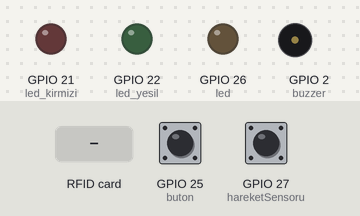
Recording of a sketch running on a simulated ESP32. On the bench: output pins drawn as LEDs (lit = HIGH), buzzer (waves = sounding, pin HIGH). The test bench sets the inputs (shaded band); at power-on: GPIO 25 (buton) LOW, GPIO 27 (hareketSensoru) HIGH. WiFi joins after 1.5 s; servers stay silent unless stated; the local clock reads 2024-03-15 10:24:30 at power-on unless the sketch sets it; what the sketch prints to the serial monitor is not drawn.

Above: at 3.0 s.
3.1 s: RFID card B4 83 DA 1D held to the reader
At 3.21 s:
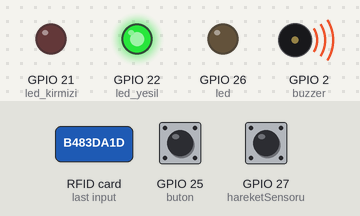
At 4.2 s:
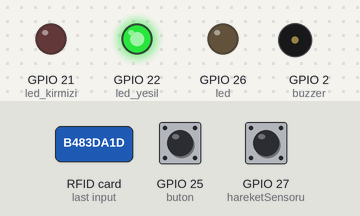
6.1 s: RFID card 5E 7A 19 C4 held to the reader
At 7.1 s:
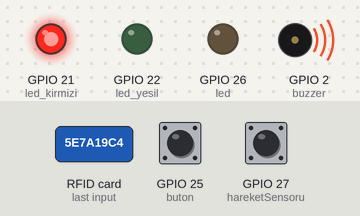
8.9 s: GPIO 25 (buton) pulled HIGH for 0.15 s
10.8 s: GPIO 27 (hareketSensoru) pulsed LOW 2 times (0.12 s each, 0.3 s apart)
Timing chart, 0 to 20.8 s (numbered marks = the images above; inputs shaded):
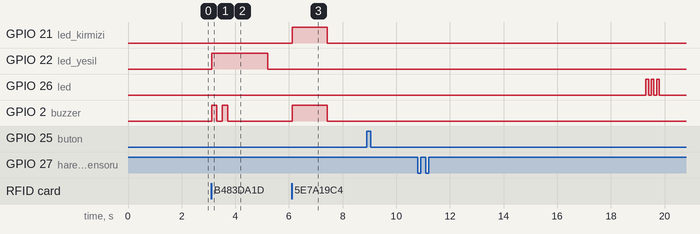

The sketch:

Smart_Security_System.ino
```cpp
/*******************************************************************
    A telegram bot that sends you a message when ESP
    starts up

    The button must be pressed to set the alarm.
    It will be in sleep mode unless the button is pressed.
    When we read the defined rfid card, the system puts
    itself into sleep mode. It starts again when the undefined
    rfid card is read.

    Written by Emre Erkani
    Date: 22.03.2023
    Revison Date: 01.04.2023
    Version: V1.0
    Revision 2 Date: 25.04.2023
    Version: V1.1
    LinkedIn : https://www.linkedin.com/in/emreerkani/
 *******************************************************************/

#include <WiFi.h>                         //wifi kütüphanesini ekliyoruz.
#include <WiFiClientSecure.h>
#include <UniversalTelegramBot.h>         // telegram bot kütüphanesini ekliyoruz.
#include <ArduinoJson.h>

#include<SPI.h>                          // rfid için spı kütüphanesini ekliyoruz.
#include<MFRC522.h>                      // rfid kütüphanesini ekliyoruz.

#define RST_PIN         4               // rfid reset pin
#define SS_PIN          5               // rfid data pin

MFRC522 mfrc522(SS_PIN, RST_PIN);


#define WIFI_SSID "xxxxx"      // wifi adı
#define WIFI_PASSWORD "xxxxx"      // wifi şifresi


#define BOT_TOKEN "xxxxx"      // telegram http ıp kodu


#define CHAT_ID "xxxxx"            // telegram ıd

WiFiClientSecure secured_client;
UniversalTelegramBot bot(BOT_TOKEN, secured_client);

const int hareketSensoru = 27;
bool hareketAlgilandi = false;
int hareketvar=0;
const int buton = 25;
int sayac = 0;
const int led = 26;

const int led_yesil = 22 ;
const int led_kirmizi = 21 ;

const int buzzer = 2;

// pır sensörü hareket algılaması için yapılan kesme fonksiyonu
void IRAM_ATTR ISR() {
  Serial.println("HAREKET ALGILANDI!!!");
  hareketAlgilandi = true;
  hareketvar=1;
}

void setup() {
  Serial.begin(115200);
  Serial.println();

  pinMode(hareketSensoru, INPUT_PULLUP);
  attachInterrupt(digitalPinToInterrupt(hareketSensoru), ISR, RISING);

  SPI.begin();                  // SPI haberleşmesi başlatılıyor.
  mfrc522.PCD_Init();           // kartı çalıştırılıyor.

  pinMode(led_yesil, OUTPUT);
  pinMode(led_kirmizi, OUTPUT);

  pinMode(buton, INPUT);
  pinMode(led,OUTPUT);

  pinMode(buzzer,OUTPUT);

 //wifi bağlantı aşamaları
  Serial.print("Connecting to Wifi SSID ");
  Serial.print(WIFI_SSID);
  WiFi.begin(WIFI_SSID, WIFI_PASSWORD);
  secured_client.setCACert(TELEGRAM_CERTIFICATE_ROOT);
  while (WiFi.status() != WL_CONNECTED)
  {
    Serial.print(".");
    delay(500);
  }
  Serial.print("\nWiFi connected. IP address: ");
  Serial.println(WiFi.localIP());

  Serial.print("Retrieving time: ");
  configTime(0, 0, "pool.ntp.org"); // get UTC time via NTP
  time_t now = time(nullptr);
  while (now < 24 * 3600)
  {
    Serial.print(".");
    delay(100);
    now = time(nullptr);
  }
  Serial.println(now);

  bot.sendMessage(CHAT_ID, "Sistem Baslatildi", "");  // sistem başlatıldı mesajı telegrama gönderilir.
  Serial.println("Sistem baslatildi");                // sistem başlatıldı mesajı seri portta görülür.

}

void loop() {

// buton aktiflik kontol yapılanması
  int alarm = digitalRead(buton);
  if(alarm == HIGH){
    hareketAlgilandi = false;
    hareketvar=0;
    sayac = 1;
    delay(100);
    bot.sendMessage(CHAT_ID, "Alarm Kuruldu!!", "");
    Serial.println("Alarm Kuruldu");
    delay(10000);
    attachInterrupt(digitalPinToInterrupt(hareketSensoru), ISR, RISING);
    digitalWrite(led,HIGH);
    delay(100);
    digitalWrite(led,LOW);
    delay(100);
    digitalWrite(led,HIGH);
    delay(100);
    digitalWrite(led,LOW);
    delay(100);
    digitalWrite(led,HIGH);
    delay(100);
    digitalWrite(led,LOW);
    delay(100);
  }

  if(sayac == 1 ){
    if ((hareketAlgilandi) && hareketvar==1) {
    hareketvar++;
    //telegrama mesaj gönder
    bot.sendMessage(CHAT_ID, "Hareket Tespit Edildi!!", "");
    Serial.println("Hareket Tespit Edildi");
    hareketAlgilandi = false;
    }
  }

//rfid kart tanımlaması
   if(!mfrc522.PICC_IsNewCardPresent()){      // yeni kart yaklaştırıldı mı?
      return;
      }

    if(!mfrc522.PICC_ReadCardSerial()){      // var olan kart okundu mu?
      return;
      }
    Serial.print("Kart numarasi :");
    String bilgi = "";
    byte kod;
    for(byte i = 0; i<mfrc522.uid.size; i++){
      Serial.print(mfrc522.uid.uidByte[i] < 0x10 ? " 0" : " ");
      Serial.print(mfrc522.uid.uidByte[i], HEX);
      bilgi.concat(String(mfrc522.uid.uidByte[i] < 0x10 ? " 0" : " "));
      bilgi.concat(String(mfrc522.uid.uidByte[i], HEX));
    }
    // for kullanılma amacı her sayıyı birbirleri ile karşılaştırılarak
    // sayı sistemi oluşturulur.
    Serial.println();
    Serial.print("Mesaj : ");
    bilgi.toUpperCase();
    if(bilgi.substring(1) == "B4 83 DA 1D" || bilgi.substring(1) == "07 EB B1 60" ){
      Serial.println("Giris kabul edildi");
      Serial.println();
      digitalWrite(led_yesil, HIGH);
      digitalWrite(buzzer, HIGH);
      delay(200);
      digitalWrite(buzzer, LOW);
      delay(200);
      digitalWrite(buzzer, HIGH);
      delay(200);
      digitalWrite(buzzer, LOW);
      delay(200);
      bot.sendMessage(CHAT_ID, "Giris Kabul Edildi", "");
      delay(1000);
      digitalWrite(led_yesil, LOW);

      sayac = 0;
      hareketAlgilandi = false;
      hareketvar = 0;
    }
    else{
      Serial.println("Giris reddedildi");
      digitalWrite(led_kirmizi, HIGH);
      digitalWrite(buzzer, HIGH);
      bot.sendMessage(CHAT_ID, "Giris Reddedildi", "");
      delay(1000);
      digitalWrite(led_kirmizi, LOW);
      digitalWrite(buzzer, LOW);
      attachInterrupt(digitalPinToInterrupt(hareketSensoru), ISR, RISING);
      sayac = 1;
    }
}
```

Measured:
- after the input at 3.1 s, GPIO 22 (led_yesil): LOW → HIGH at once, → LOW 2.1 s later; GPIO 2 (buzzer): alternates HIGH for 0.20 s and LOW for 0.20 s, 4 changes in all, then stays LOW, starting at once
- after the input at 6.1 s, GPIO 21 (led_kirmizi), GPIO 2 (buzzer): LOW → HIGH at once, → LOW 1.3 s later
- after the input at 8.9 s, every drawn part: stays the same
